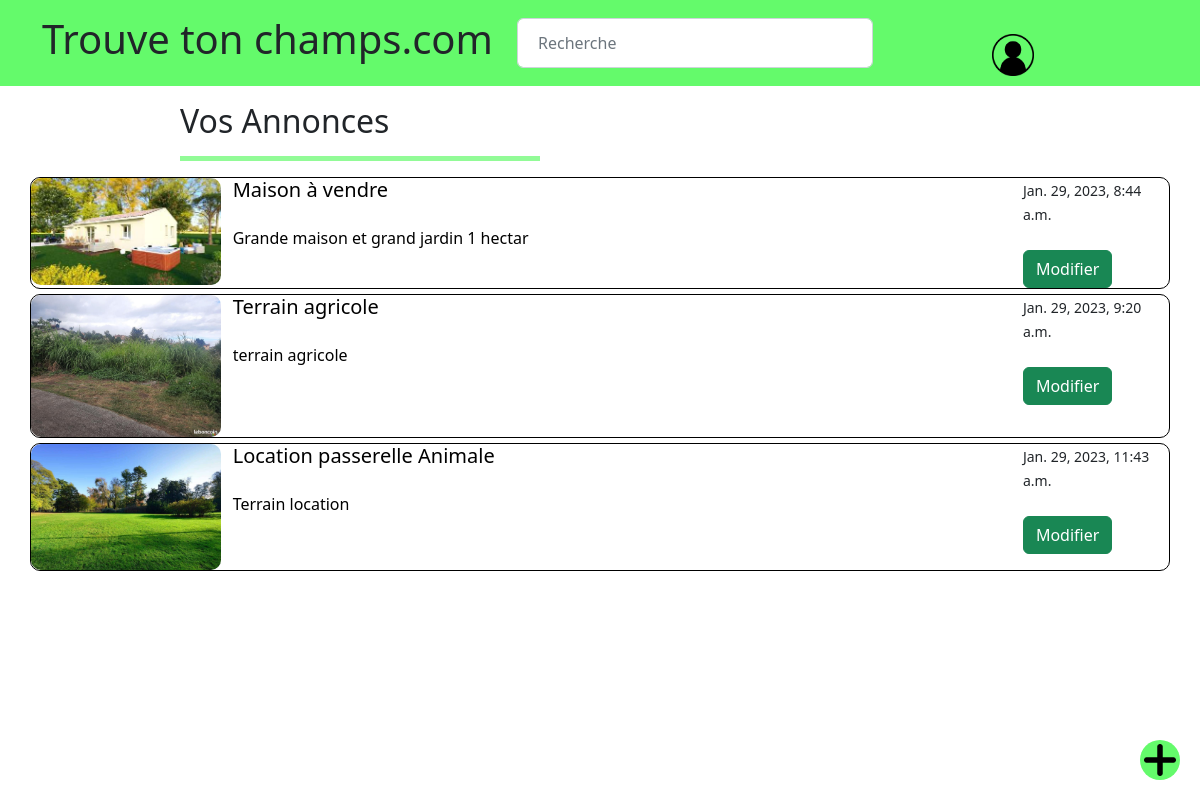
Page /product/user (signed in) on the committed database.
### trouvetonchamp/models.py (models this page shows, shortened)
class Product(models.Model):
    name = models.CharField(max_length=200, null=True, blank=True, default='')
    banner = models.ImageField(upload_to='static/media/banner')
    img2 = models.ImageField(upload_to='static/media/img', null=True, blank=True)
    img1 = models.ImageField(upload_to='static/media/img', null=True, blank=True)
    img3 = models.ImageField(upload_to='static/media/img', null=True, blank=True)
    summary = models.CharField(max_length=200, null=True, blank=True, default='')
    content = models.TextField(null=True, blank=True, default='')
    date_pub = models.DateTimeField(default=datetime.now, blank=True)
    categories = models.ManyToManyField(Category, related_name='products')
    users = models.ForeignKey(User, related_name='users', blank=True, null=True, on_delete=models.CASCADE)

### trouvetonchamp/views.py (the view)
# urls.py: path('product/user', ProductsUser.as_view(), name="product_user"),
class ProductsUser(ListView):
    template_name = 'product_user.html'
    model = Product

### templates/product_user.html (shortened to what this page needs)
{% extends 'base.html' %}
{% load static %}
{% block body_content %}
    <h2 class="mb-3 mt-3">Vos Annonces</h2>
    <div class="trait"><hr></div>
    <div class="add">
        <a href="/createproduct">
            <img src="{% static '/media/plus-icone.png' %}" alt="">
        </a>
    </div>
    <div class="container">
        {% for object in object_list %}
            {% if user.id == object.users_id %}
                <div class="row list">
                    <div class="col-4 col-md-2 img-padding">
                        <img class="img-radius" src="../{{ object.banner }}" alt="image de {{ object.name }}">
                    </div>
                    <div class="col-8 col-md-10">
                        <a href="{% url 'product' object.id %}">
                            <div class="row justify-content-between">
                                <div class="col-4">
                                    <h5>{{ object.name }}</h5>
                                </div>
                                <div class="col-2 offset-md-6">
                                    <small>{{ object.date_pub }}</small>
                                </div>
                            </div>
                            <div class="row justify-content-between">
                                <div class="col-5">
                                    <p class="card-text">{{ object.summary }}</p>
                                </div>
                                <div class="col-2 offset-8 offset-md-10">
                                    <button class="btn btn-success"><a href="{% url 'product_update' object.id %}">Modifier</a></button>
                                </div>
                            </div>
                        </a>
                    </div>
                </div>
            {% endif %}
        {% endfor %}
    </div>
{% endblock %}

### static/style.css (style rules this page uses)
:root { --white: #fff; --black: #000; --overlay: rgba(0, 0, 0, 0.75); }
.list { border: 1px Solid #000; margin-bottom: 5px; border-radius:10px; }
.img-radius { border-radius: 10px; }
.img-padding { padding: 0px; }
h5, p, a, a:hover { text-decoration: none; color: #000000; }
h2 { margin-left: 15% }
#trait, hr { border-top: 5px solid #64FA6B; width : 30%; margin-left: 15%; opacity: 70%; }
.add { position: fixed; bottom: 20px; right:20px; width: 40px; height:40px; border-radius: 40px; background: #64FA6B; z-index: 2; }
img { max-width: 100%; height: auto; }
a { text-decoration: none; color: inherit; }

### rows in the picture
Product: banner (picture), name "Maison à vendre", date_pub "Jan. 29, 2023, 8:44 a.m.", summary "Grande maison et grand jardin 1 hectar"
Product: banner (picture), name "Terrain agricole", date_pub "Jan. 29, 2023, 9:20 a.m.", summary "terrain agricole"
Product: banner (picture), name "Location passerelle Animale", date_pub "Jan. 29, 2023, 11:43 a.m.", summary "Terrain location"
